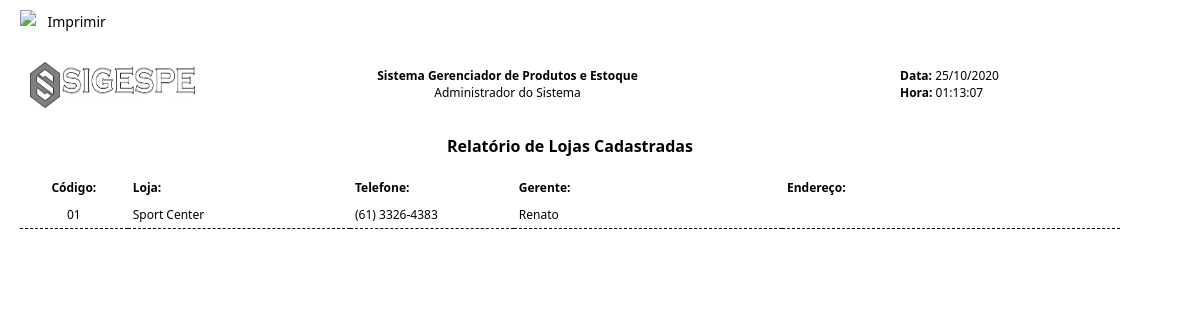
Screenshot of /pagina_relatorio_lojas.php (signed in) with the database file from the repository.
### tables this page shows
CREATE TABLE `lojas` (
  `id_lojas` int(10) unsigned NOT NULL AUTO_INCREMENT,
  `cod_loja` varchar(5) DEFAULT NULL,
  `nome_loja` varchar(100) DEFAULT NULL,
  `fone_loja` varchar(15) NOT NULL,
  `nome_gerente` varchar(100) DEFAULT NULL,
  `end_loja` varchar(200) DEFAULT NULL,
  PRIMARY KEY (`id_lojas`)
);

### processos/database.php (called while the page is built, shortened)
<?php
function DBRead ($table, $params = null, $fields = '*') {
	$params = ($params) ? " {$params}" : null;
		$query = "SELECT {$fields} FROM {$table}{$params}";
		$result = DBExecute($query);
		if (!mysqli_num_rows($result))
			return false;
		else {
			while ($res = mysqli_fetch_assoc($result)) {
				$data[] = $res;
			}
			return $data;
		}
}
function DBExecute($query){
	$link = DBConnect();
	$result = @mysqli_query($link, $query) or die (mysqli_error($link));
	return $result;
}
?>

### pagina_relatorio_lojas.php (the view, shortened to what this page needs)
<!doctype html>
<html>
<head>
<link href="css/style.css" rel="stylesheet" type="text/css">
</head>
<body>
<?php
  $data = date("d/m/Y");
  $hora = date("H:i:s");
?>
<div id="imprimir">
  <a href="javascript:Impressao( false );"> <img src="imagens/impressora.png" width="2%" class="imprimir">  Imprimir</a>
</div>
<div id="ImprimirConteudo">
<div id="folha">
<table width="100%" border="0" cellspacing="0" cellpadding="0">
  <tbody>
    <tr>
      <td valign="middle" colspan="5">
      	<img src="imagens/logo.png" width="15%" height="46" style=" margin: 10px; float: left;">
        <center>
        <div id="tit_relatorio">
      		<p><b>Sistema Gerenciador de Produtos e Estoque</b></p>
        	<p><?php echo $_SESSION ["nome"]; ?></p>
        </div>
        </center>
        <div id="date">
        	<b>Data:</b> <?php echo $data; ?> <br />
      		<b>Hora:</b>  <?php echo $hora;?>
        </div>
      </td>
    </tr>
    <tr>
      <td height="56" colspan="5" align="center" valign="middle">
      		<b class="titulo_relatorio">Relatório de Lojas Cadastradas</b>
      </td>
    </tr>
    <tr>
      <td width="84" style="padding: 5px; text-align:center;"><b>Código:</b></td>
      <td width="184" style="padding: 5px;"><b>Loja:</b></td>
      <td width="133" style="padding: 5px;"><b>Telefone:</b></td>
      <td width="224" style="padding: 5px;"><b>Gerente:</b></td>
      <td width="285" style="padding: 5px;"><b>Endereço:</b></td>
    </tr>
<?php
require 'processos/database.php';
  $lojas = DBRead ("lojas", " ", "*");
  foreach ($lojas as $lj) {
  ?>
    <tr>
      <td style="padding: 5px; border-bottom: 1px dashed #000000;  text-align:center;">
        <?php echo $lj['cod_loja']; ?>
      </td>
      <td style="padding: 5px; border-bottom: 1px dashed #000000;">
        <?php echo $lj['nome_loja']; ?>
      </td>
      <td style="padding: 5px; border-bottom: 1px dashed #000000;">
        <?php echo $lj['fone_loja']; ?>
      </td>
      <td style="padding: 5px; border-bottom: 1px dashed #000000;">
        <?php echo $lj['nome_gerente']; ?>
      </td>
      <td style="padding: 5px; border-bottom: 1px dashed #000000;">
        <?php echo $lj['end_loja']; ?></td>
    </tr>
    <?php
      }
    ?>
  </tbody>
</table>
</div>
</div>
</body>
</html>

### css/style.css (style rules this page uses)
html { height: 89%; padding: 0; margin: 0; }
body { height: 99%; padding: 0; margin: 0; }
* { padding: 0; margin: 0; font-family: Segoe, "Segoe UI", "DejaVu Sans", "Trebuchet MS", Verdana, sans-serif; }
#tit_relatorio { width: 55%; float: left; margin-top: 15px; }
#date { width: 20%; float: right; margin-top: 15px; }
#folha { width: 1100px; height: auto; margin: 20px; font-family: "Gill Sans", "Gill Sans MT", "Myriad Pro", "DejaVu Sans Condensed", Helvetica, Arial, sans-serif; font-size: 12px; }
.titulo_relatorio { font-size: 16px; margin-top: 20px; }
#imprimir { width: 150px; margin: 10px 3px 0 20px; }
.imprimir { width: 15%; margin: 0 5px 0 0; float: left; }
a { color: #000000; text-decoration: none; font-size: 14px; }

### rows the page displays
lojas: cod_loja "01", nome_loja "Sport Center", fone_loja "(61) 3326-4383", nome_gerente "Renato"

### other values shown
$_SESSION ["nome"] "Administrador do Sistema"
